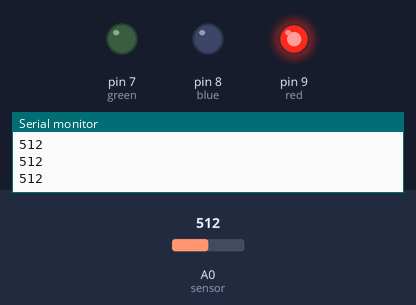
Recording of a sketch running on a simulated Arduino Uno, built with avr-gcc and run on an emulated ATmega328P. On the bench: output pins drawn as LEDs (lit = HIGH), the last lines printed to the serial monitor. The test bench sets the inputs (shaded band); at power-on: A0 (sensor) = 512.

Above: at 1.2 s.
1.3 s: A0 (sensor) set to 313
2.8 s: A0 (sensor) set to 284
At 3.8 s:
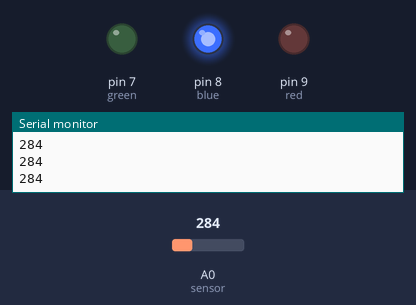
4.3 s: A0 (sensor) set to 108
5.8 s: A0 (sensor) set to 92
At 7.0 s:
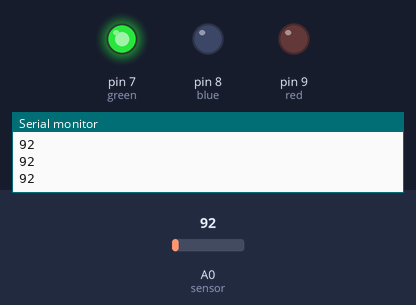
7.3 s: A0 (sensor) set to 110
At 8.3 s:
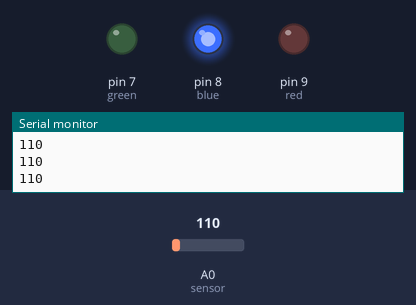
8.8 s: A0 (sensor) set to 90
At 9.5 s:
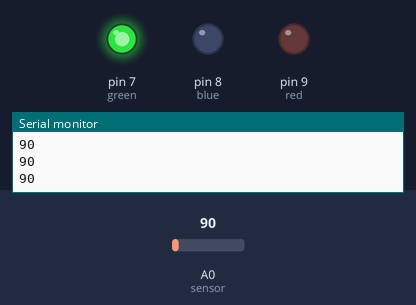
Timing chart, 0 to 11.3 s (numbered marks = the images above; inputs shaded):
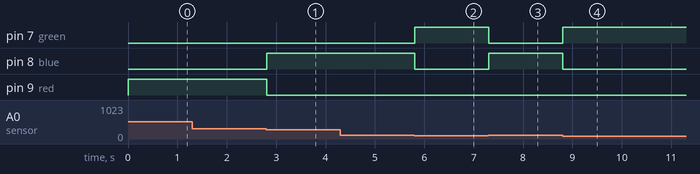

Measured:
- the behaviour switches between 301 and 300 on A0 (sensor) (found by bisection; images 0 and 1)
- the behaviour switches between 101 and 100 on A0 (sensor) (found by bisection; images 1 and 2)
- after the input at 2.8 s, pin 8 (blue): LOW → HIGH at once; pin 9 (red): HIGH → LOW at once
- after the input at 5.8 s, pin 7 (green): LOW → HIGH at once; pin 8 (blue): HIGH → LOW at once
- after the input at 7.3 s, pin 7 (green): HIGH → LOW at once; pin 8 (blue): LOW → HIGH at once
- after the input at 8.8 s, pin 7 (green): LOW → HIGH at once; pin 8 (blue): HIGH → LOW at once

The sketch:

07_Force_sensor_test.ino
```cpp
// Force Sensor Test:
// Circuit Diagram: Diagram 03 in readme file

int sensor = A0;
int red = 9, blue = 8,green = 7;
void setup()
{
  Serial.begin(9600);
  pinMode(A0, INPUT);
  pinMode(7, OUTPUT);
  pinMode(8, OUTPUT);
  pinMode(9, OUTPUT);

}

void loop() {
  int force = analogRead(sensor);
    Serial.println(force);
  if(force <= 100){
       digitalWrite(red, LOW);
    digitalWrite(green, HIGH);
    digitalWrite(blue, LOW);
  }else if(force > 100 && force <= 300){
  digitalWrite(red, LOW);
    digitalWrite(green, LOW);
    digitalWrite(blue, HIGH);
  }else{
  digitalWrite(red, HIGH);
    digitalWrite(green, LOW);
    digitalWrite(blue, LOW);
  }
}
```
